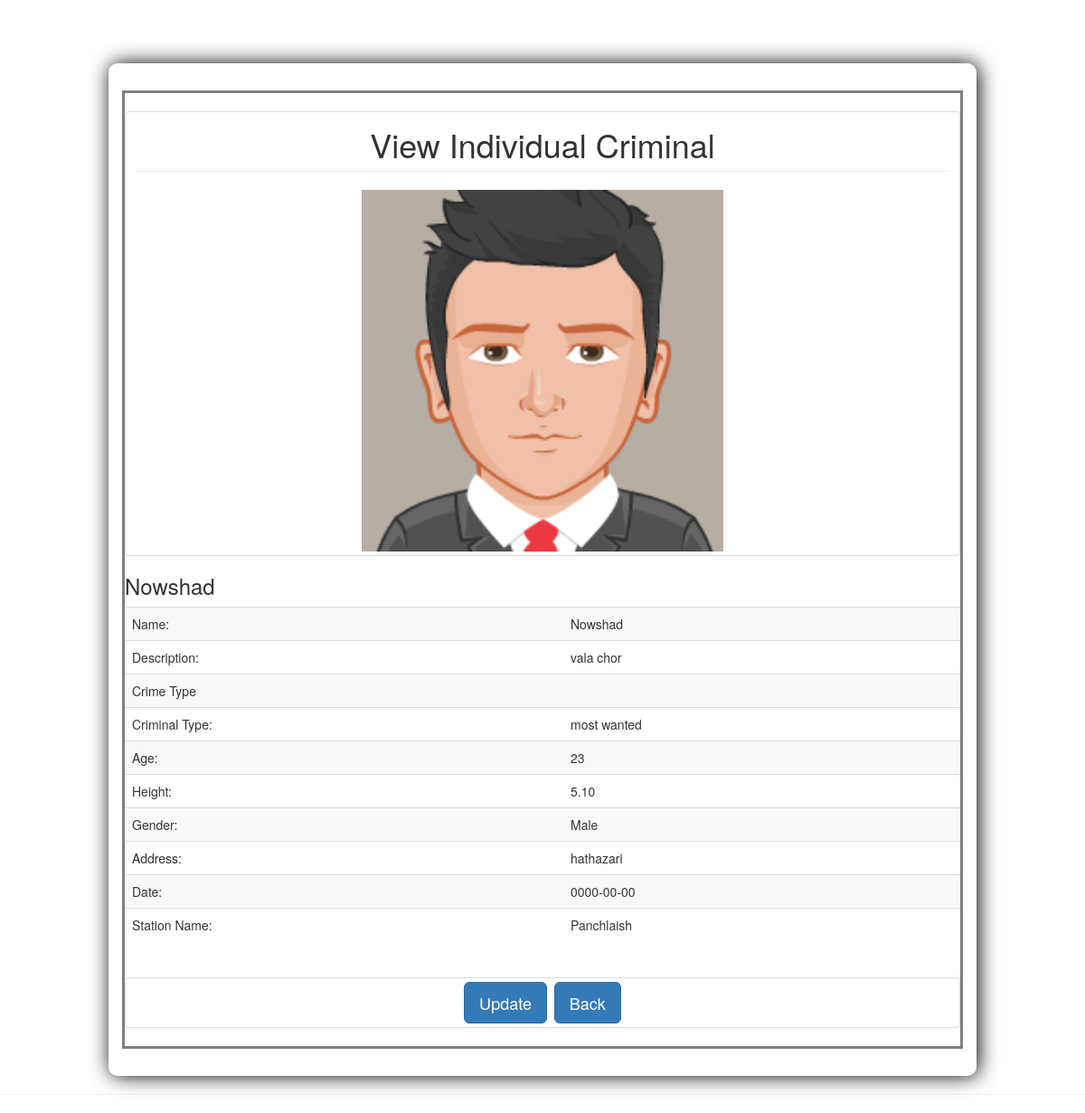
Screenshot of /views/criminal_info/criminalSingleView.php?id=25 with the database file from the repository.
### tables this page shows
CREATE TABLE `criminal_info` (
  `c_id` int(11) NOT NULL,
  `name` varchar(255) NOT NULL,
  `crime_type` varchar(255) NOT NULL,
  `c_t_type` varchar(255) NOT NULL,
  `age` int(11) NOT NULL,
  `height` varchar(20) NOT NULL,
  `description` varchar(255) NOT NULL,
  `gender` varchar(20) NOT NULL,
  `address` varchar(255) NOT NULL,
  `station_id` int(11) NOT NULL,
  `release_date` date NOT NULL,
  `image` varchar(255) NOT NULL
);

CREATE TABLE `police_station` (
  `station_id` int(11) NOT NULL,
  `station_name` varchar(255) NOT NULL
);

### src/Controller/CriminalInfo (2).php (called while the page is built, shortened)
<?php
class CriminalInfo extends DB
{
    public $id = "";
    public function prepare($data = Array())
    {
        if (array_key_exists('id', $data)) {
            $this->id = $data['id'];
        }
        return $this;
    }
    public function view(){
        $query="SELECT * FROM `criminal_info` LEFT JOIN police_station  ON criminal_info.station_id=police_station.station_id WHERE `c_id`=".$this->id;
        $result= mysqli_query($this->conn,$query);
        $row= mysqli_fetch_object($result);
        return $row;
    }
}

### src/Model/Database.php (called while the page is built, shortened)
<?php
class Database{
    public function __construct()
    {
        $this->conn=mysqli_connect("localhost","root","","criminaldb") or die('Database connection failed');
    }
}

### views/criminal_info/criminalSingleView.php (the view, shortened to what this page needs)
<?php
$mp = new CriminalInfo();
$singleView = $mp->prepare($_GET)->view();
?>
<!DOCTYPE html>
<html lang="en">
<head>
    <link rel="stylesheet" href="http://maxcdn.bootstrapcdn.com/bootstrap/3.3.6/css/bootstrap.min.css">
    <link rel="stylesheet" type="text/css" href="../../Resources/bootstrap/css/bootstrap.css">
    <link rel="stylesheet" type="text/css" href="../../Resources/css/one-page-wonder.css">
    <link rel="stylesheet" type="text/css" href="../../Resources/bootstrap/js/bootstrap.js">
</head>
<body>
<br>
<div class="view">
    <div class="row" >
        <div class="col-lg-12">
            <h1 class="page-header" align="center">View Individual Criminal</h1>
        </div>
        <div class="table-bordered" style="border: solid gray">
            <br>
            <div class="thumbnail">
                <img class="img-responsive" src="../../Resources/images/criminals/<?php echo $singleView->image?>" alt="" height="300px" width="400px">
            </div>
            <h3><?php echo $singleView->name ?></h3>
            <table class="table table-striped">
                <tbody>
                <tr><td>Name:</td> <td><?php echo $singleView->name?></td></tr>
                <tr><td>Description:</td> <td><?php echo $singleView->description?></td></tr>
                <tr><td>Crime Type</td><td><?php echo $singleView->crime_type?></td></tr>
                <tr><td>Criminal Type:</td><td><?php echo $singleView->c_t_type ?></td></tr>
                <tr><td>Age:</td> <td><?php echo $singleView->age?></td></tr>
                <tr><td>Height:</td> <td><?php echo $singleView->height?></td></tr>
                <tr><td>Gender:</td> <td><?php echo $singleView->gender?></td></tr>
                <tr><td>Address:</td> <td><?php echo $singleView->address?></td></tr>
                <tr><td>Date:</td> <td><?php echo $singleView->release_date?></td></tr>
                <tr><td>Station Name:</td> <td><?php echo $singleView->station_name ?></td></tr>
                </tbody>
            </table>
            <div class="thumbnail text-center">
                <?php
                if($_SESSION['userType']=="User"){
                    ?>
                    <a href="../user/welcome.php" class="btn btn-primary btn-lg" role="button">Back</a>
                    <?php
                } else{
                    ?>
                <a href="criminal_edit.php?id=<?php echo $singleView-> c_id ?>" class="btn btn-primary btn-lg" role="button">Update</a>&nbsp
                <a href="missing_index.php" class="btn btn-primary btn-lg" role="button">Back</a>
            <?php
                }
                ?>
            </div>
        </div>
    </div>
</div>
<hr>
</body>
</html>

### Resources/css/one-page-wonder.css (style rules this page uses)
body { margin-top: 50px; }
.view { background-color:white; width: 80%; border-radius:10px; box-shadow:2px 0 22px black; margin:auto; padding:30px; }

### rows the page displays
criminal_info: image (picture), name "Nowshad", description "vala chor", c_t_type "most wanted", age "23", height "5.10", gender "Male", address "hathazari", release_date "0000-00-00", station.station_name "Panchlaish"
